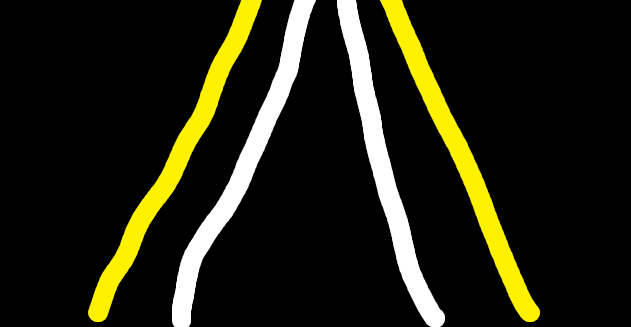
#> input picture platform_1_10/CameraParser/TestImage.png, 631 x 327 px
$ python -i laneDetector.py   (imports and definitions only)
#> lines starting #> are read from the running program, lines starting #| are printed output that depends on the picture; after the words box and inside, x2 and y2 are one past the last pixel; in counts of white or black regions, pixels touching at a corner belong together
import numpy as np
import cv2
import os

# -----------------------------------------------------------
# [Description] Line Detection and Post-Processing Functions
# Get binary masks for left and right lanes, perform morphological thinning, and fit polynomial curves to lane lines.
# returns: left_lane_points, right_lane_points
# ------------------------------------------------------------

def get_separated_masks(binary_image, min_area):
    height, width = binary_image.shape
    img_center_x = width // 2

    num_labels, labels, stats, centroids = cv2.connectedComponentsWithStats(binary_image, connectivity=8)
    mask_left = np.zeros_like(binary_image)
    mask_right = np.zeros_like(binary_image)

    candidates = []
    MIN_AREA = min_area

    for i in range(1, num_labels):
        area = stats[i, cv2.CC_STAT_AREA]
        if area > MIN_AREA:
            ys, xs = np.where(labels == i)
            max_y = np.max(ys)
            min_y = np.min(ys)
            bottom_x = int(np.mean(xs[ys == max_y]))
            top_x = int(np.mean(xs[ys == min_y]))
            tilt = top_x - bottom_x
            candidates.append({'idx': i, 'bottom_x': bottom_x, 'tilt': tilt})

    if not candidates:
        return mask_left, mask_right

    if len(candidates) == 1:
        lane = candidates[0]
        TILT_THRESHOLD = 20
        if lane['tilt'] < -TILT_THRESHOLD:
            mask_right[labels == lane['idx']] = 255
        elif lane['tilt'] > TILT_THRESHOLD:
            mask_left[labels == lane['idx']] = 255
        else:
            if lane['bottom_x'] < img_center_x:
                mask_left[labels == lane['idx']] = 255
            else:
                mask_right[labels == lane['idx']] = 255
    else:
        left_group = [c for c in candidates if c['bottom_x'] < img_center_x]
        right_group = [c for c in candidates if c['bottom_x'] >= img_center_x]

        if left_group:
            best_left = max(left_group, key=lambda c: c['bottom_x'])
            mask_left[labels == best_left['idx']] = 255
        if right_group:
            best_right = min(right_group, key=lambda c: c['bottom_x'])
            mask_right[labels == best_right['idx']] = 255

    return mask_left, mask_right

def morphology_thinning(binary_img):
    skeleton = np.zeros(binary_img.shape, np.uint8)
    img = binary_img.copy()
    kernel = cv2.getStructuringElement(cv2.MORPH_CROSS, (3, 3))
    while True:
        eroded = cv2.erode(img, kernel)
        temp = cv2.dilate(eroded, kernel)
        temp = cv2.subtract(img, temp)
        skeleton = cv2.bitwise_or(skeleton, temp)
        img = eroded.copy()
        if cv2.countNonZero(img) == 0: break
    return skeleton

def post_process_skeleton(skeleton_img):
    num_labels, labels, stats, centroids = cv2.connectedComponentsWithStats(skeleton_img, connectivity=8)
    final_output = np.zeros_like(skeleton_img)
    MIN_LENGTH = 30
    for i in range(1, num_labels):
        if stats[i, cv2.CC_STAT_AREA] >= MIN_LENGTH:
            final_output[labels == i] = 255
    return final_output

def fit_poly(binary_mask, degree=5):
    y_coords, x_coords = np.where(binary_mask > 0)
    if len(y_coords) == 0:
        return None, None, None

    try:
        poly_coeffs = np.polyfit(y_coords, x_coords, degree)
        poly_func = np.poly1d(poly_coeffs)
        y_min, y_max = np.min(y_coords), np.max(y_coords)
        return poly_func, y_min, y_max
    except Exception:
        return None, None, None

def generate_resampled_points(poly_func, y_min, y_max, count, img_width, img_height, meters_per_pixel):
    if poly_func is None:
        return None, None

    # 1. 픽셀 좌표계에서의 Y값 샘플링
    # y_max(차량과 가장 가까운 지점)을 시작점으로 설정하여 인덱스 0번이 되도록 함
    y_pixel_points = np.linspace(y_max, y_min, count)
    x_pixel_points = poly_func(y_pixel_points)

    # 2. 월드 좌표계 변환 (차량 중심을 0,0으로 설정)
    # 이미지 하단 중앙을 (0,0)으로 가정:
    # World Y = (img_height - pixel_y) * meters_per_pixel (차량에서 멀어질수록 커짐)
    # World X = (pixel_x - img_width / 2) * meters_per_pixel (중앙 기준 좌/우)

    world_y = (img_height - y_pixel_points) * meters_per_pixel
    world_x = (x_pixel_points - img_width / 2) * meters_per_pixel

    return world_x, world_y

def lane_extractor(binary_image, min_area=100, resample_count=50, meters_per_pixel=0.01):
    img_height, img_width = binary_image.shape
    mask_left, mask_right = get_separated_masks(binary_image, min_area)
    skeleton_left = morphology_thinning(mask_left)
    skeleton_right = morphology_thinning(mask_right)
    processed_left = post_process_skeleton(skeleton_left)
    processed_right = post_process_skeleton(skeleton_right)

    left_poly, left_y_min, left_y_max = fit_poly(processed_left)
    right_poly, right_y_min, right_y_max = fit_poly(processed_right)

    # 수정된 resampling 함수 호출
    left_x, left_y = generate_resampled_points(left_poly, left_y_min, left_y_max, resample_count, img_width, img_height, meters_per_pixel)
    right_x, right_y = generate_resampled_points(right_poly, right_y_min, right_y_max, resample_count, img_width, img_height, meters_per_pixel)

    left_lane = np.array([left_x, left_y]) if left_x is not None else np.array([[], []])
    right_lane = np.array([right_x, right_y]) if right_x is not None else np.array([[], []])

    return left_lane, right_lane

>>> import cv2
>>> picture = cv2.imread('TestImage.png', cv2.IMREAD_GRAYSCALE)
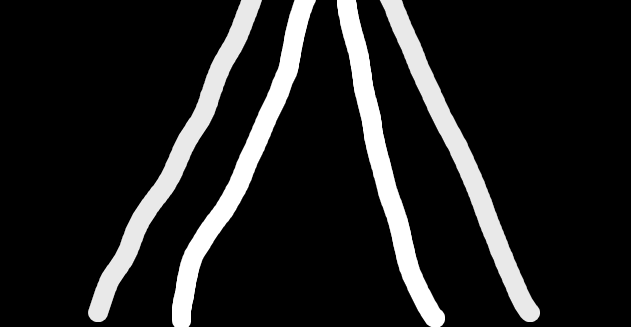
#> picture: shape (327, 631); min 0, max 255, mean 32.6
>>> result = lane_extractor(picture)
#> in get_separated_masks, `num_labels, labels, stats, centroids = cv2.connectedComponentsWithStat..`:
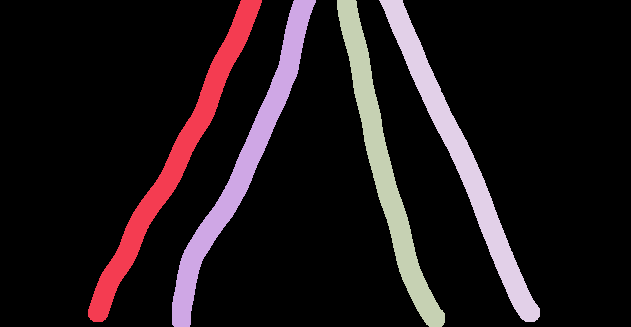
#> labels: shape (327, 631) int32; 5 distinct labels, from 0 to 4; one colour per label, 0 black
#> in get_separated_masks, `num_labels, labels, stats, centroids = cv2.connectedComponentsWithStat..`: num_labels = 5; stats = [[0, 0, 631, 327, 177356], [88, 0, 174, 322, 7339], [172, 0, 144, 327, 7324], [337, 0, 108, 327, 6986], [379, 0, 161, 322, 7332]]; centroids = [[315.1, 163.2], [174.3, 160.2], [242.5, 162.9], [384.3, 165.6], [461, 159.6]]
#> the loop in get_separated_masks, `for i in range(1, num_labels):` made 4 passes
#> (area, max_y, bottom_x, top_x, tilt) on passes 1 to 4: (7339, 321, 97, 251, 154), (7324, 326, 181, 304, 123), (6986, 326, 435, 346, -89), (7332, 321, 529, 390, -139)
#> after the loop in get_separated_masks, `for i in range(1, num_labels):`: candidates = 4 items
#> in get_separated_masks, `left_group = [c for c in candidates if c['bottom_x'] < img_center_x]`: left_group = 2 items
#> in get_separated_masks, `best_left = max(left_group, key=lambda c: c['bottom_x'])`: best_left = {'idx': 2, 'bottom_x': 181, 'tilt': 123}
#> in get_separated_masks, `best_right = min(right_group, key=lambda c: c['bottom_x'])`: best_right = {'idx': 3, 'bottom_x': 435, 'tilt': -89}
#> in lane_extractor, `mask_left, mask_right = get_separated_masks(binary_image, min_area)`:
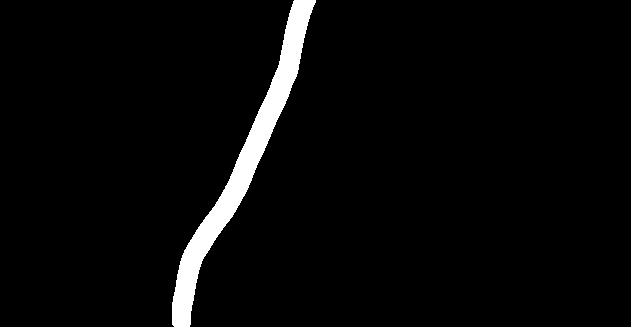
#> mask_left: shape (327, 631); 3.5% white; 1 white region, box (x1, y1, x2, y2) and area: (172, 0, 316, 327) 7324
#> in lane_extractor, `mask_left, mask_right = get_separated_masks(binary_image, min_area)`: mask_right: shape (327, 631); 3.4% white; 1 white region, box (x1, y1, x2, y2) and area: (337, 0, 445, 327) 6986
#> after the loop in morphology_thinning, `while True:`:
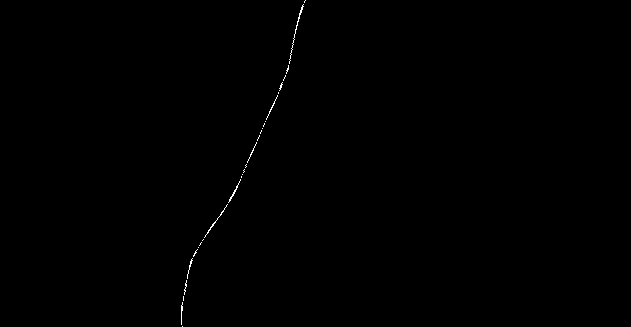
#> skeleton: shape (327, 631); 0.18% white in thin lines or dots, all inside (x1, y1, x2, y2) = (181, 0, 306, 327)
#> the loop in morphology_thinning (call 2), `while True:` made 13 passes
#> pass 1, in morphology_thinning (call 2), `eroded = cv2.erode(img, kernel)`:
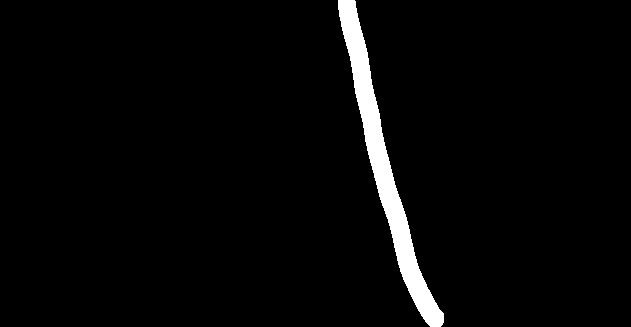
#> eroded: shape (327, 631); 3.1% white; 1 white region, box (x1, y1, x2, y2) and area: (338, 0, 444, 327) 6330
#> after the loop in morphology_thinning (call 2), `while True:`:
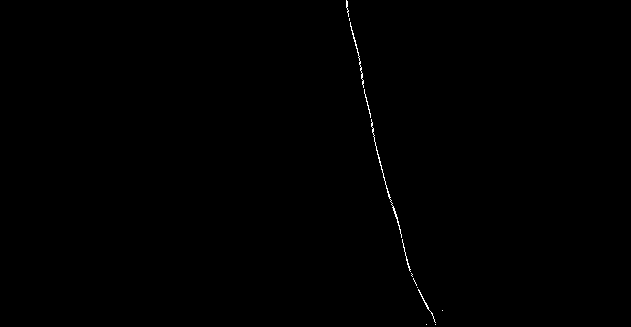
#> skeleton: shape (327, 631); 0.2% white in thin lines or dots, all inside (x1, y1, x2, y2) = (346, 0, 443, 325)
#> in post_process_skeleton, `num_labels, labels, stats, centroids = cv2.connectedComponentsWithStat..`: labels: shape (327, 631) int32; 29 distinct labels, from 0 to 28
#> in post_process_skeleton, `num_labels, labels, stats, centroids = cv2.connectedComponentsWithStat..`: num_labels = 29; stats = 29 rows, first 6: [0, 0, 631, 327, 205964], [304, 0, 2, 3, 3], [289, 4, 15, 60, 74], [286, 65, 3, 9, 12], [283, 75, 3, 6, 6], [279, 82, 4, 9, 14]; centroids = 29 pairs, first value 181.3 to 315.1, second value 1 to 326
#> after the loop in post_process_skeleton, `for i in range(1, num_labels):`:
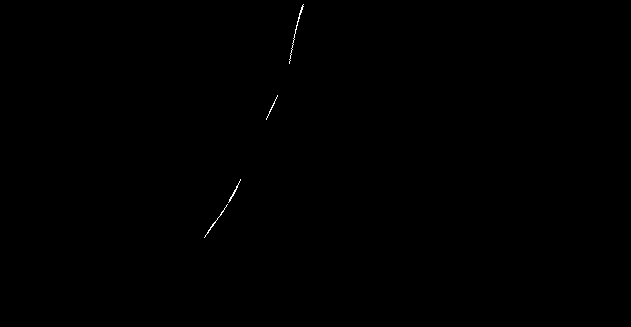
#> final_output: shape (327, 631); 0.09% white in thin lines or dots, all inside (x1, y1, x2, y2) = (204, 4, 304, 238)
#> in post_process_skeleton (call 2), `num_labels, labels, stats, centroids = cv2.connectedComponentsWithStat..`: labels: shape (327, 631) int32; 14 distinct labels, from 0 to 13
#> in post_process_skeleton (call 2), `num_labels, labels, stats, centroids = cv2.connectedComponentsWithStat..`: num_labels = 14; stats = 14 rows, first 6: [0, 0, 631, 327, 205925], [346, 0, 3, 17, 24], [349, 18, 1, 3, 3], [350, 22, 14, 66, 89], [364, 89, 7, 29, 34], [371, 119, 31, 119, 157]; centroids = 14 rows, first 8: [314.9, 163], [346.9, 7], [349, 19], [357.3, 54.78], [367.1, 103.3], [385.2, 179.6], [405.9, 256.3], [411.5, 274.5]
#> after the loop in post_process_skeleton (call 2), `for i in range(1, num_labels):`: final_output: shape (327, 631); 0.18% white in thin lines or dots, all inside (x1, y1, x2, y2) = (350, 22, 436, 323)
#> in fit_poly, `y_coords, x_coords = np.where(binary_mask > 0)`: y_coords = 188 values from 4 to 237; x_coords = 188 values, max 303 at index 0, min 204 at index 187, mean 259.7
#> in fit_poly, `poly_coeffs = np.polyfit(y_coords, x_coords, degree)`: poly_coeffs = [-5.57e-10, 3.04e-07, -5.81e-05, 0.0037, -0.327, 303.6]
#> in fit_poly, `y_min, y_max = np.min(y_coords), np.max(y_coords)`: y_min = 4; y_max = 237
#> in lane_extractor, `left_poly, left_y_min, left_y_max = fit_poly(processed_left)`: left_y_min = 4; left_y_max = 237
#> in lane_extractor, `right_poly, right_y_min, right_y_max = fit_poly(processed_right)`: right_y_min = 22; right_y_max = 322
#> in lane_extractor, `left_x, left_y = generate_resampled_points(left_poly, left_y_min, left..`: left_x = 50 values from -1.13 to -0.132; left_y = 50 values from 0.9 to 3.23
#> in lane_extractor, `right_x, right_y = generate_resampled_points(right_poly, right_y_min, ..`: right_x = 50 values, max 1.21 at index 0, min 0.333 at index 49, mean 0.703; right_y = 50 values from 0.05 to 3.05
